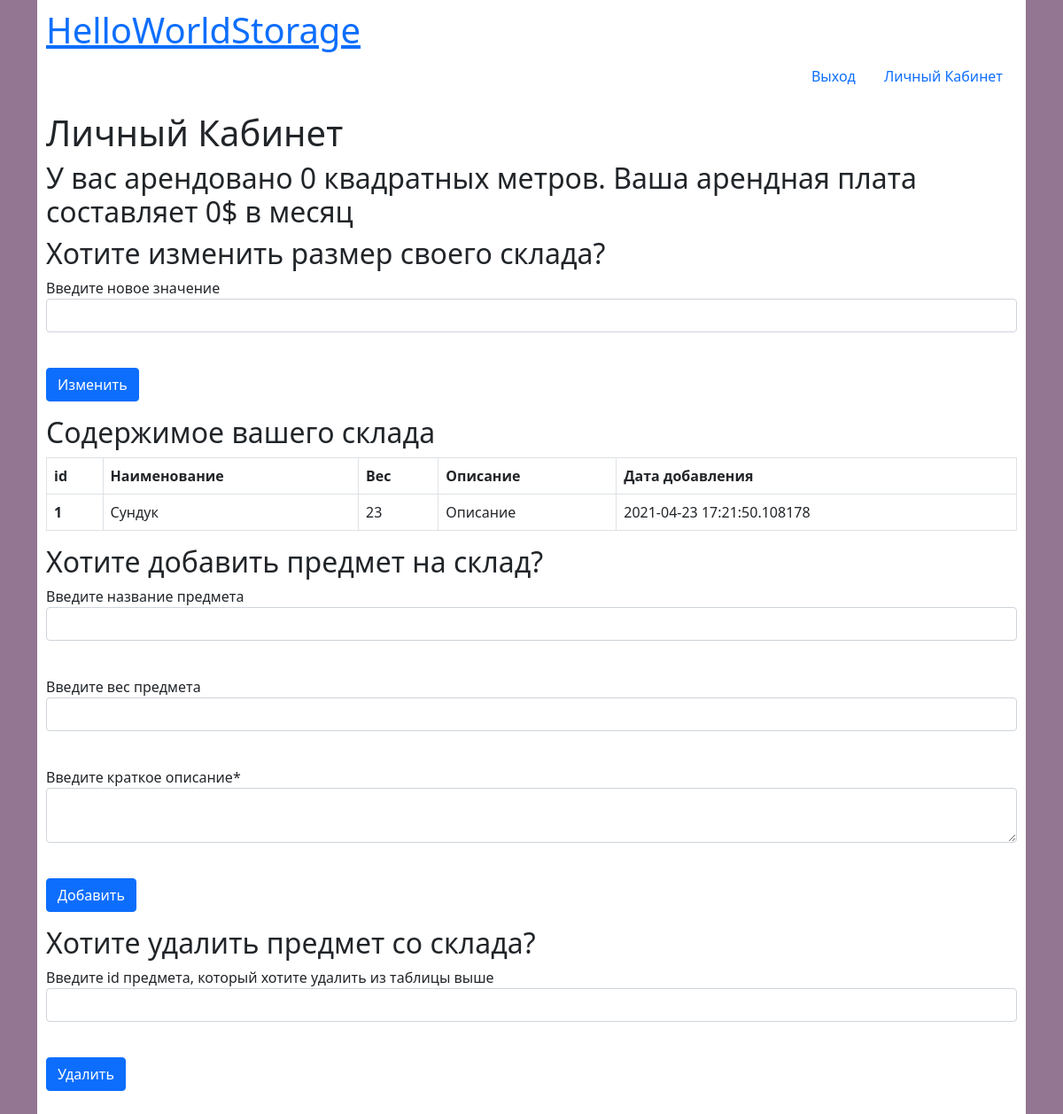
Page /cabinet (signed in) on the earlier database version.
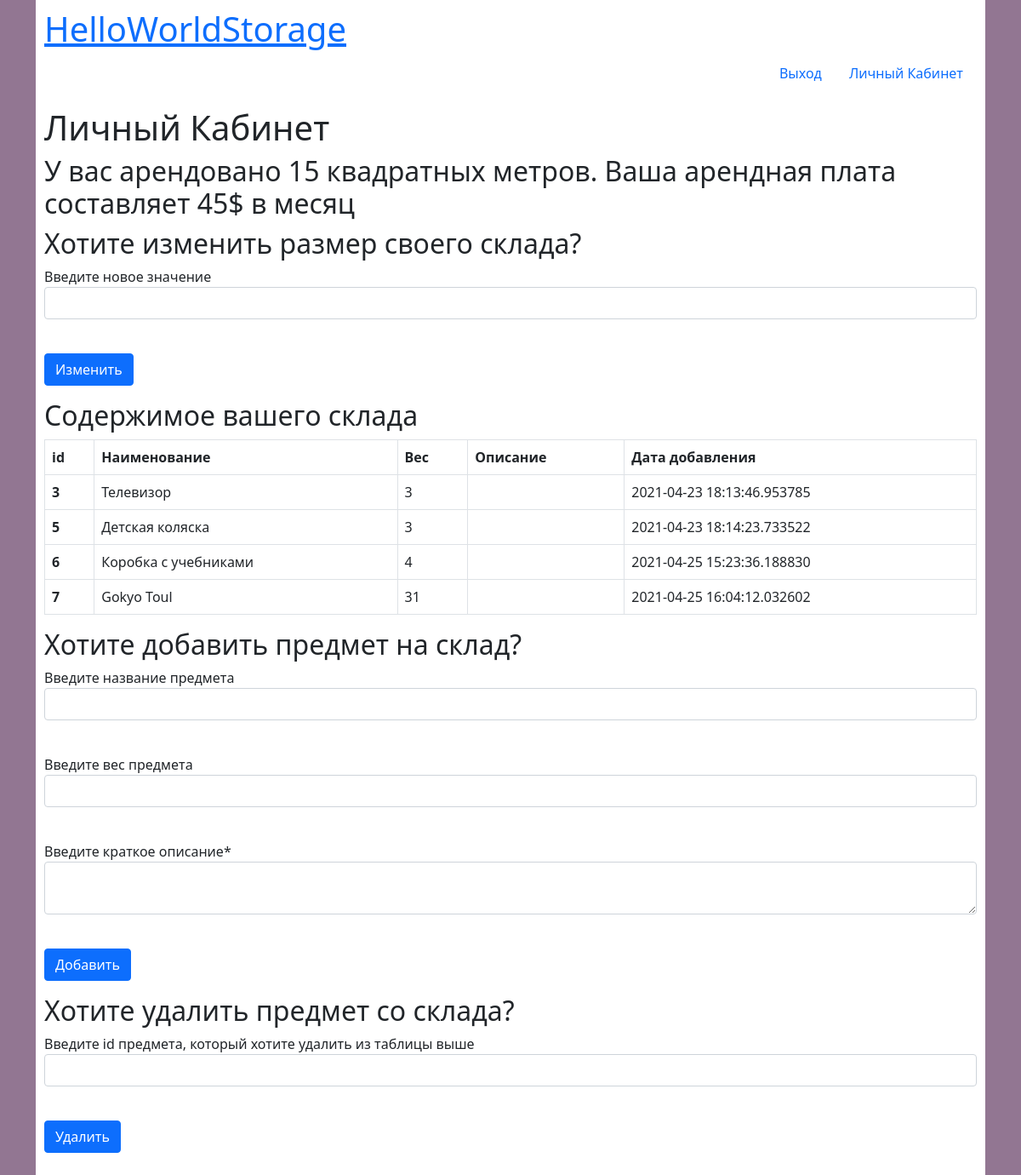
Same page on the later database version.
### data/Items.py (models this page shows)
class Items(db_session.SqlAlchemyBase):
    __tablename__ = 'Items'
    id = sqlalchemy.Column(sqlalchemy.Integer,
                           primary_key=True, autoincrement=True)
    user_id = sqlalchemy.Column(sqlalchemy.Integer, unique=False)
    name = sqlalchemy.Column(sqlalchemy.String, nullable=True)
    weight = sqlalchemy.Column(sqlalchemy.Integer, default=0)
    about = sqlalchemy.Column(sqlalchemy.String, nullable=True)
    add_date = sqlalchemy.Column(sqlalchemy.DateTime,
                                     default=datetime.datetime.now)

### pages.py (the view, shortened to what this page needs)
@app.route('/cabinet', methods=['GET', 'POST'])
@login_required
def cabinet():
    form = ChangeForm()
    form2 = ItemsForm()
    form3 = ItemsDelForm()
    meters = 0
    payment = 0
    db_sess = db_session.create_session()
    CurrentUserData = db_sess.query(UserData).filter(UserData.user_id == current_user.id).first()
    CurrentItems = db_sess.query(Items).filter(Items.user_id == current_user.id)
    if form.submit1.data and form.validate():
        if form.value.data.isdigit() and int(form.value.data) >= 0:
            CurrentUserData.sqmeters = int(form.value.data)
            CurrentUserData.update_date = datetime.datetime.now()
            db_sess.commit()
    if form3.submit3.data and form3.validate():
        DeletedItem = db_sess.query(Items).filter(Items.id == form3.id.data).first()
        db_sess.delete(DeletedItem)
        db_sess.commit()
    if CurrentUserData:
        meters = CurrentUserData.sqmeters
        payment = meters * 3
    return render_template('cabinet.html', meters=meters, form=form, payment=payment, items=CurrentItems, form2=form2,
                           form3=form3)

### Forms.py
class ChangeForm(FlaskForm):
    value = StringField('Введите новое значение', validators=[DataRequired()])
    submit1 = SubmitField('Изменить')

class ItemsForm(FlaskForm):
    name = StringField('Введите название предмета', validators=[DataRequired()])
    weight = StringField('Введите вес предмета', validators=[DataRequired()])
    about = TextAreaField("Введите краткое описание*")
    submit2 = SubmitField('Добавить')

### data/db_session.py (called while the page is built)
def create_session() -> Session:
    global __factory
    return __factory()

### pages.py (called while the page is built)
@login_manager.user_loader
def load_user(user_id):
    db_sess = db_session.create_session()
    return db_sess.query(User).get(user_id)

### templates/cabinet.html (shortened to what this page needs)
{% if current_user.is_authenticated %}
    {% extends "logtemplate.html" %}
{% else %}
	{% extends "teamplate.html" %}
{% endif %}
{% block content %}
<div style="background-color:white; padding:10px;">
<h1>Личный Кабинет</h1>
<h2>У вас арендовано {{ meters }} квадратных метров. Ваша арендная плата составляет {{ payment }}$ в месяц</h2>
<h2>Хотите изменить размер своего склада?</h2>
<form action="" method="post">
    <p>
        {{ form.value.label }}<br>
        {{ form.value(class="form-control") }}<br>
    </p>
    <p>{{ form.submit1(type="submit", class="btn btn-primary") }}</p>
</form>
<h2>Содержимое вашего склада</h2>
<div class="table-wrapper-scroll-y my-custom-scrollbar">
	<table class="table table-bordered">
	  <thead>
		<tr>
		  <th scope="col">id</th>
		  <th scope="col">Наименование</th>
		  <th scope="col">Вес</th>
		  <th scope="col">Описание</th>
		  <th scope="col">Дата добавления</th>
		</tr>
	  </thead>
	  <tbody>
		{% for item in items%}
		<tr>
		  <th scope="row">{{ item.id }}</th>
		  <td>{{ item.name }}</td>
		  <td>{{ item.weight }}</td>
		  <td>{{ item.about }}</td>
		  <td>{{ item.add_date }}</td>
		</tr>
		{% endfor %}
	  </tbody>
	</table>
</div>
<h2>Хотите добавить предмет на склад?</h2>
<form action="" method="post">
    <p>
        {{ form2.name.label }}<br>
        {{ form2.name(class="form-control") }}<br>
    </p>
	    <p>
        {{ form2.weight.label }}<br>
        {{ form2.weight(class="form-control") }}<br>
    </p>
	    <p>
        {{ form2.about.label }}<br>
        {{ form2.about(class="form-control") }}<br>
    </p>
    <p>{{ form2.submit2(type="submit", class="btn btn-primary") }}</p>
</form>
<h2>Хотите удалить предмет со склада?</h2>
<form action="" method="post">
    <p>
        {{ form3.id.label }}<br>
        {{ form3.id(class="form-control") }}<br>
    </p>
    <p>{{ form3.submit3(type="submit", class="btn btn-primary") }}</p>
</form>
</div>
{% endblock %}

### templates/logtemplate.html (shortened to what this page needs)
<!doctype html>
<html lang="en">
  <head>
    <link href="https://cdn.jsdelivr.net/npm/bootstrap@5.0.0-beta3/dist/css/bootstrap.min.css" rel="stylesheet">
  </head>
  <body class="container-lg" style="background-color:#927692;">
  <div style="background-color:white;">
  <div style="position:inline-block;background-color:white; padding:10px">
	<div style="position:inline-block; width:45%; background-color:white;">
		<h1><a href="/index">HelloWorldStorage</a></h1>
	</div>
	<div style="position:inline-block;">
		<ul class="nav justify-content-end">
		  <li class="nav-item">
			<a class="nav-link" href="/logout">Выход</a>
		  </li>
		  <li class="nav-item">
			<a class="nav-link" href="cabinet">Личный Кабинет</a>
		  </li>
		</ul>
	</div>
	</div>
  </div>
	{% block content %}{% endblock %}
  </body>
</html>

Differences in the rows shown:
removed Items: id "1", name "Сундук", weight "23", about "Описание", add_date "2021-04-23 17:21:50.108178"
added Items: id "3", name "Телевизор", weight "3", add_date "2021-04-23 18:13:46.953785"
added Items: id "5", name "Детская коляска", weight "3", add_date "2021-04-23 18:14:23.733522"
added Items: id "6", name "Коробка с учебниками", weight "4", add_date "2021-04-25 15:23:36.188830"
added Items: id "7", name "Gokyo Toul", weight "31", add_date "2021-04-25 16:04:12.032602"
Other differences:
{{ meters }}: "0" → "15"
{{ payment }}: "0" → "45"
